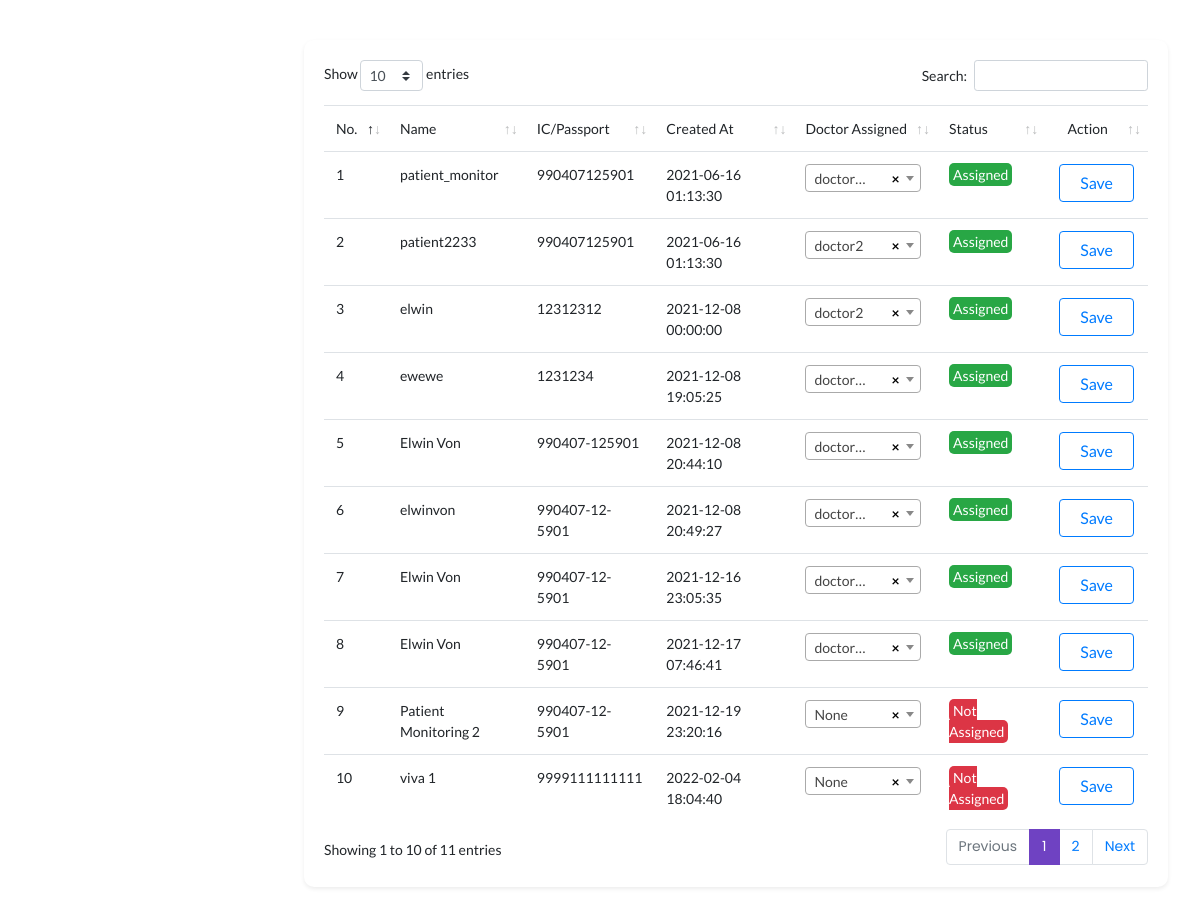
Screenshot of /patient/uneeded/patient-assign.php with the database file from the repository.
### tables this page shows
CREATE TABLE `user_master` (
  `m_id` int(11) NOT NULL,
  `m_name` longtext NOT NULL,
  `m_identity` longtext DEFAULT NULL,
  `m_regis_id` varchar(255) DEFAULT NULL,
  `m_gender` varchar(45) DEFAULT NULL,
  `m_type` varchar(45) NOT NULL COMMENT 'p: patient\\nd: doctor\\ndop: department of pathology\\n',
  `password` longtext NOT NULL,
  `flag` int(11) NOT NULL DEFAULT 1 COMMENT '0: do not show (meaning delete from user perspective)\\\\n1: show',
  `email` longtext NOT NULL,
  `phone` longtext NOT NULL,
  `doctor_inCharge` int(11) NOT NULL DEFAULT 0,
  `m_dob` date DEFAULT NULL,
  `m_age` varchar(255) DEFAULT NULL,
  `m_address` varchar(255) DEFAULT NULL,
  `m_city` varchar(255) DEFAULT NULL,
  `m_state` varchar(255) DEFAULT NULL,
  `m_zipcode` varchar(255) DEFAULT NULL,
  `token` longtext NOT NULL,
  `tokenExpire` datetime DEFAULT NULL,
  `created_at` datetime NOT NULL,
  `updated_at` datetime NOT NULL
);

### patient/uneeded/patient-assign.php (the view, shortened to what this page needs)
<?php
require_once("../config/autoload.php");
$no = 1;
$sqlUM = "SELECT * FROM user_master";
$result_UM = $conn->query($sqlUM);
$resultUM = $result_UM->fetch_all(MYSQLI_ASSOC);
$doctor_arr = $patient_arr = [];
foreach ($resultUM as $row) {
    switch ($row['m_type']) {
        case 'P':
            $patient_arr[] = $row;
            break;
        case 'D':
            $doctor_arr[] = $row;
            break;
    }
}
function buildSelect($doctor_arr, $selected)
{
    $build_dr_option = "";
    foreach ($doctor_arr as $doctor) {
        $dr_id = $doctor['m_id'];
        $dr_name = $doctor['m_name'];
        $selected2 = ($dr_id == $selected)?"selected":"";
        $build_dr_option .= "<option value='$dr_id' $selected2>$dr_name</option>";
    }
    return $build_dr_option;
}
function statusType($no)
{
    return ($no == '0') ? '<span class="bg-danger text-white status_text">Not Assigned</span>' : '<span class="status_text bg-success text-white">Assigned</span>';
}
?>
<!DOCTYPE html>
<html lang="en">
<head>
</head>
<body>
    <div class="page-content" id="content">
        <div class="row">
            <div class="col-12">
                <div class="card shadow-sm rounded">
                    <div class="card-body">
                        <div class="card-inner">
                            <div class="data-tables">
                                <table id="not_assign" class="table" style="width:100%">
                                    <thead>
                                        <tr>
                                            <td width="5%">No.</td>
                                            <td>Name</td>
                                            <td>IC/Passport</td>
                                            <td>Created At</td>
                                            <td>Doctor Assigned</td>
                                            <td>Status</td>
                                            <td align='center'>Action</td>
                                        </tr>
                                    </thead>
                                    <tbody>
                                        <?php foreach ($patient_arr as $patient) :
                                            $id = $patient['m_id'];
                                            $name = $patient['m_name'];
                                            $identification = $patient['m_identity'];
                                            $created_at = $patient['created_at'];
                                            $doctorAssign = $patient['doctor_inCharge'];
                                            $status = statusType($doctorAssign);
                                            $build_dr_option = buildSelect($doctor_arr, $doctorAssign);
                                            echo "
                                                <tr name='$no' value='$id' justTesting = 'lol'>
                                                    <td>$no</td>
                                                    <td name='{$no}name'>$name</td>
                                                    <td name='{$no}identification'>$identification</td>
                                                    <td> $created_at</td>
                                                    <td name='{$no}doctor_inCharge'> <select style='max-width:90%;' class='dropdown_filter' name='doctor'> <option style='min-width: 120px' value='0'>None</option> $build_dr_option </select></td>
                                                    <td>$status</td>
                                                    <td align='center'>
                                                    <button  type='button' data-bs-no='$no' data-bs-id='$id' data-bs-ic='$identification' data-bs-name='$name'  name='{$no}modalPopD' style='padding-left:20px; padding-right:20px' class='btn btn-outline-primary save'>Save</button>
                                                    </td>
                                                </tr>
                                            ";
                                            $no++;
                                        endforeach ?>
                                    </tbody>
                                </table>
                            </div>
                        </div>
                    </div>
                </div>
            </div>
        </div>
    </div>
</body>
</html>

### assets/css/typography.css (style rules this page uses)
body { font-size: 14px; font-family: 'Lato', sans-serif; }
button { cursor: pointer; outline: none!important; letter-spacing: 0; }

### assets/css/default.css (style rules this page uses)
body { overflow-x: hidden; background: #fff; }
.page-content { width: calc(100% - 15rem); margin-left: 16rem; transition: all 0.4s; padding: 1.9rem 3rem; }
:root { --primary-color: #6F42C2; }
.card { margin: 10px 0; border-radius: 10px !important; border: 0; margin-bottom: 1.5rem; box-shadow: 0 2px 2px 3px rgba(0, 0, 0, .04); transition: all .2s ease-in-out; }
.table tbody tr { transition: all .2s; }

### assets/css/login.css (style rules this page uses)
html { min-height: 100%; position: relative; }

### patient/uneeded/patient-assign.php (style rules this page uses)
.status_text { padding: 3px 4px; border-radius: 5px; }

### rows the page displays
user_master: $id 51 (drawn), m_name "patient_monitor", m_identity "990407125901", created_at "2021-06-16 01:13:30", doctor_inCharge "Assigned"
user_master: $id 54 (drawn), m_name "patient2233", m_identity "990407125901", created_at "2021-06-16 01:13:30", doctor_inCharge "Assigned"
user_master: $id 57 (drawn), m_name "elwin", m_identity "12312312", created_at "2021-12-08 00:00:00", doctor_inCharge "Assigned"
user_master: $id 58 (drawn), m_name "ewewe", m_identity "1231234", created_at "2021-12-08 19:05:25", doctor_inCharge "Assigned"
user_master: m_name "Elwin Von", m_identity "990407-125901", created_at "2021-12-08 20:44:10", doctor_inCharge "Assigned"
user_master: m_name "elwinvon", m_identity "990407-12-5901", created_at "2021-12-08 20:49:27", doctor_inCharge "Assigned"
user_master: m_name "Elwin Von", m_identity "990407-12-5901", created_at "2021-12-16 23:05:35", doctor_inCharge "Assigned"
user_master: $id 79 (drawn), m_name "Elwin Von", m_identity "990407-12-5901", created_at "2021-12-17 07:46:41", doctor_inCharge "Assigned"
user_master: m_name "Patient Monitoring 2", m_identity "990407-12-5901", created_at "2021-12-19 23:20:16", doctor_inCharge "Not Assigned"
user_master: $id 138 (drawn), m_name "viva 1", m_identity "9999111111111", created_at "2022-02-04 18:04:40", doctor_inCharge "Not Assigned"
